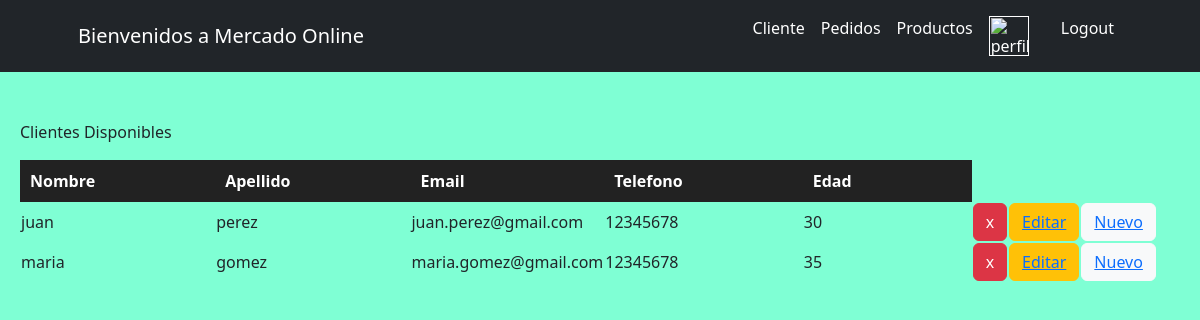
Page /MercadoApp/cliente/ on the committed database.
### MercadoApp/models.py (models this page shows, shortened)
class Cliente(models.Model):
    nombre = models.CharField(max_length=30)
    apellido = models.CharField(max_length=30)
    email = models.EmailField()
    telefono = models.IntegerField()
    edad = models.IntegerField()

### MercadoApp/views.py (the view)
# urls.py: path("cliente/", cliente, name="Cliente"),
def cliente(request):
    avatar = getavatar(request)
    Clientes = Cliente.objects.all() #pido toda la informacion que tenga Cliente alojada en su base de datos
    return render(request, "MercadoApp/Cliente.html", {"Clientes":Clientes, "avatar":avatar}) #genera una lista con los datos de todos los clientes, y que podemos usar luego en el template Clientes

### MercadoApp/views.py (called while the page is built)
def getavatar(request):
    avatar = Avatar.objects.filter(user=request.user.id) #filter, va a buscar algo especifico, va a traer el avatar que le pertenece a ese usuario
    try:
        avatar= avatar[0].image.url # y lo trae como imagen y lo guarda en una variable
    except:
        avatar = None
    return avatar

### MercadoApp/templates/MercadoApp/Cliente.html (shortened to what this page needs)
<div>
    {% extends "MercadoApp/inicio.html" %}
    {% load static %}
        {% block contenidoQueCambia %}
            <div class="formClienteFormulario">
            <p>Clientes Disponibles</p>
            <table id="tableInfoClientes">
                <tr id="tituloTablaClientes">
                    <th>Nombre</th>
                    <th>Apellido</th>
                    <th>Email</th>
                    <th>Telefono</th>
                    <th>Edad</th>
                </tr>
                <tr>
                    {% for cliente in Clientes %}
                        <tr>
                            <td>{{cliente.nombre}}</td>
                            <td>{{cliente.apellido}}</td>
                            <td>{{cliente.email}}</td>
                            <td>{{cliente.telefono}}</td>
                            <td>{{cliente.edad}}</td>
                            <td><button class="btn btn-danger btnEliminar"><a href="{% url 'eliminarCliente' cliente.nombre %}" >x</a></button></td>
                            <td><button class="btn btn-warning btnEditar"><a href="{% url 'editarCliente' cliente.nombre %}" >Editar</a></button></td>
                            <td><button class="btn btn-light btnNuevoCliente"><a href="{% url 'clienteFormulario' %}" >Nuevo</a></button></td>
                        </tr>
                    {% endfor%}
                </tr>
            </table>
            </div>
        {% endblock %}

### MercadoApp/static/MercadoApp/css/Jime.css (style rules this page uses)
body { background-color: aquamarine !important; }
#tituloTablaClientes { background-color: rgb(34, 34,34); color: white; }
#tituloTablaClientes th { padding: 10px; }
#tableInfoClientes tr th { padding-right: 120px; }
.btnEliminar a { border-radius: 15px !important; color: white !important; text-decoration: none !important; }

### rows in the picture
Cliente: nombre "juan", apellido "perez", email "juan.perez@gmail.com", telefono "12345678", edad "30"
Cliente: nombre "maria", apellido "gomez", email "maria.gomez@gmail.com", telefono "12345678", edad "35"
